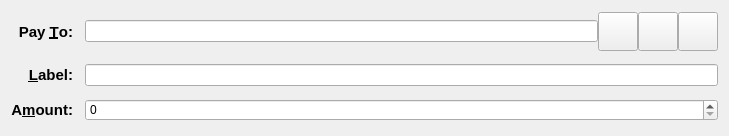
<?xml version="1.0" encoding="UTF-8"?>
<ui version="4.0">
 <class>SendCoinsEntry</class>
 <widget class="QFrame" name="SendCoinsEntry">
  <property name="geometry">
   <rect>
    <x>0</x>
    <y>0</y>
    <width>729</width>
    <height>136</height>
   </rect>
  </property>
  <property name="windowTitle">
   <string>Form</string>
  </property>
  <property name="windowOpacity">
   <double>0.000000000000000</double>
  </property>
  <property name="styleSheet">
   <string notr="true">QLabel{
    font-family: &quot;Montserrat&quot;, sans-serif;
    font-size: 15px;
    text-transform:uppercase;
	font-weight: bold;
}
</string>
  </property>
  <property name="frameShape">
   <enum>QFrame::NoFrame</enum>
  </property>
  <property name="frameShadow">
   <enum>QFrame::Plain</enum>
  </property>
  <property name="lineWidth">
   <number>0</number>
  </property>
  <layout class="QGridLayout" name="gridLayout">
   <property name="spacing">
    <number>12</number>
   </property>
   <item row="5" column="0">
    <widget class="QLabel" name="label">
     <property name="text">
      <string>A&amp;mount:</string>
     </property>
     <property name="alignment">
      <set>Qt::AlignRight|Qt::AlignTrailing|Qt::AlignVCenter</set>
     </property>
     <property name="buddy">
      <cstring>payAmount</cstring>
     </property>
    </widget>
   </item>
   <item row="3" column="0">
    <widget class="QLabel" name="label_2">
     <property name="text">
      <string>Pay &amp;To:</string>
     </property>
     <property name="alignment">
      <set>Qt::AlignRight|Qt::AlignTrailing|Qt::AlignVCenter</set>
     </property>
     <property name="buddy">
      <cstring>payTo</cstring>
     </property>
    </widget>
   </item>
   <item row="5" column="1">
    <widget class="BitcoinAmountField" name="payAmount"/>
   </item>
   <item row="4" column="0">
    <widget class="QLabel" name="label_4">
     <property name="text">
      <string>&amp;Label:</string>
     </property>
     <property name="alignment">
      <set>Qt::AlignRight|Qt::AlignTrailing|Qt::AlignVCenter</set>
     </property>
     <property name="buddy">
      <cstring>addAsLabel</cstring>
     </property>
    </widget>
   </item>
   <item row="3" column="1">
    <layout class="QHBoxLayout" name="payToLayout">
     <property name="spacing">
      <number>0</number>
     </property>
     <item>
      <widget class="QValidatedLineEdit" name="payTo">
       <property name="toolTip">
        <string>The address to send the payment to (e.g. X8gZqgY4r2RoEdqYk3QsAqFckyf9pRHN6i)</string>
       </property>
       <property name="autoFillBackground">
        <bool>false</bool>
       </property>
       <property name="maxLength">
        <number>34</number>
       </property>
       <property name="frame">
        <bool>true</bool>
       </property>
      </widget>
     </item>
     <item>
      <widget class="QToolButton" name="addressBookButton">
       <property name="toolTip">
        <string>Choose address from address book</string>
       </property>
       <property name="styleSheet">
        <string notr="true"/>
       </property>
       <property name="text">
        <string/>
       </property>
       <property name="icon">
        <iconset resource="../bitcoin.qrc">
         <normaloff>:/icons/address-book-s</normaloff>:/icons/address-book-s</iconset>
       </property>
       <property name="iconSize">
        <size>
         <width>32</width>
         <height>32</height>
        </size>
       </property>
       <property name="shortcut">
        <string>Alt+A</string>
       </property>
      </widget>
     </item>
     <item>
      <widget class="QToolButton" name="pasteButton">
       <property name="toolTip">
        <string>Paste address from clipboard</string>
       </property>
       <property name="text">
        <string/>
       </property>
       <property name="icon">
        <iconset resource="../bitcoin.qrc">
         <normaloff>:/icons/editpaste</normaloff>:/icons/editpaste</iconset>
       </property>
       <property name="iconSize">
        <size>
         <width>32</width>
         <height>32</height>
        </size>
       </property>
       <property name="shortcut">
        <string>Alt+P</string>
       </property>
      </widget>
     </item>
     <item>
      <widget class="QToolButton" name="deleteEntryButton">
       <property name="toolTip">
        <string>Remove this recipient</string>
       </property>
       <property name="text">
        <string/>
       </property>
       <property name="icon">
        <iconset resource="../bitcoin.qrc">
         <normaloff>:/icons/remove</normaloff>:/icons/remove</iconset>
       </property>
       <property name="iconSize">
        <size>
         <width>32</width>
         <height>32</height>
        </size>
       </property>
      </widget>
     </item>
    </layout>
   </item>
   <item row="4" column="1">
    <widget class="QValidatedLineEdit" name="addAsLabel">
     <property name="toolTip">
      <string>Enter a label for this address to add it to your address book</string>
     </property>
    </widget>
   </item>
  </layout>
 </widget>
 <customwidgets>
  <customwidget>
   <class>BitcoinAmountField</class>
   <extends>QSpinBox</extends>
   <header>bitcoinamountfield.h</header>
   <container>1</container>
  </customwidget>
  <customwidget>
   <class>QValidatedLineEdit</class>
   <extends>QLineEdit</extends>
   <header>qvalidatedlineedit.h</header>
  </customwidget>
 </customwidgets>
 <resources>
  <include location="../bitcoin.qrc"/>
 </resources>
 <connections/>
</ui>
